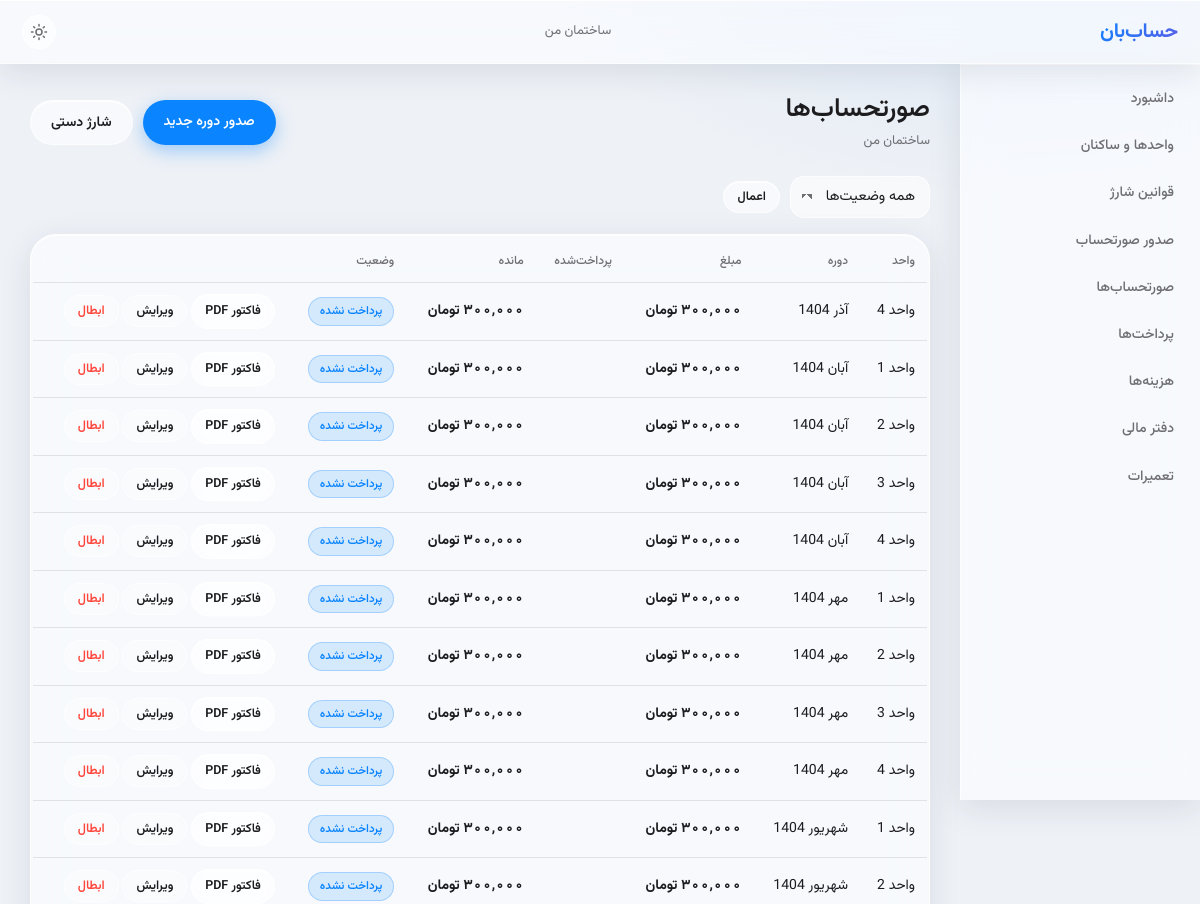
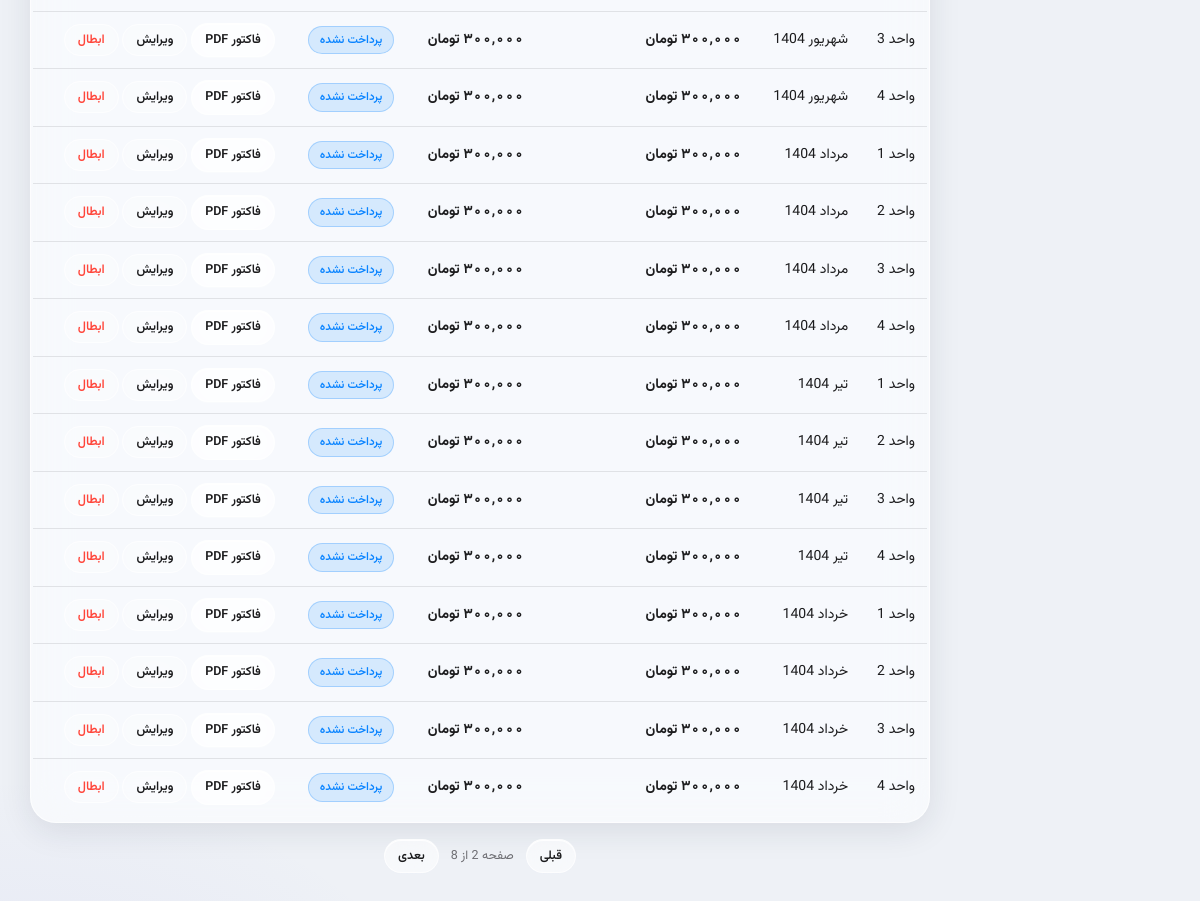
The page /billing/buildings/4/charges/?page=2 on the database its author committed (2 pictures, top to bottom).
### buildings/models.py (models this page shows, shortened)
class Building(models.Model):
    name = models.CharField(max_length=120)
    address = models.CharField(max_length=250, blank=True)
    created_at = models.DateTimeField(auto_now_add=True)
    class Meta:
        ordering = ["name"]

class Unit(models.Model):
    building = models.ForeignKey(Building, on_delete=models.CASCADE, related_name="units")
    number = models.CharField(max_length=10)
    area = models.DecimalField(max_digits=8, decimal_places=2, default=0)
    parking_count = models.PositiveSmallIntegerField(default=0)
    storage_count = models.PositiveSmallIntegerField(default=0)
    class Meta:
        ordering = ["building", "number"]
        constraints = [
            models.UniqueConstraint(fields=["building", "number"], name="unique_unit_number_per_building"),
        ]
        indexes = [models.Index(fields=["building"])]

### charges/models.py (models this page shows, shortened)
class Charge(models.Model):
    class Status(models.TextChoices):
        UNPAID = "unpaid", "پرداخت نشده"
        PARTIAL = "partial", "پرداخت جزئی"
        PAID = "paid", "پرداخت شده"
        CANCELLED = "cancelled", "ابطال شده"
    building = models.ForeignKey(Building, on_delete=models.CASCADE, related_name="charges")
    unit = models.ForeignKey(Unit, on_delete=models.CASCADE, related_name="charges")
    year = models.PositiveIntegerField()
    month = models.PositiveSmallIntegerField()
    total_amount = models.DecimalField(max_digits=14, decimal_places=2)
    status = models.CharField(max_length=10, choices=Status.choices, default=Status.UNPAID)
    created_at = models.DateTimeField(auto_now_add=True)
    class Meta:
        ordering = ["-year", "-month", "unit__number"]
        constraints = [
            models.UniqueConstraint(fields=["unit", "year", "month"], name="unique_billing_period_per_unit"),
        ]
        indexes = [
            models.Index(fields=["building", "year", "month"]),
            models.Index(fields=["unit", "status"]),
        ]

### charges/views.py (the view)
# urls.py: path("buildings/<int:building_pk>/charges/", views.charge_list, name="charge_list"),
def charge_list(request, building_pk):
    building = get_object_or_404(Building, pk=building_pk)
    status = request.GET.get("status") or ""
    charges = Charge.objects.filter(building=building).select_related("unit")
    if status:
        charges = charges.filter(status=status)
    charges = charges.annotate(paid=Sum("allocations__amount")).order_by("-year", "-month", "unit__number")
    paginator = Paginator(charges, 25)
    page = paginator.get_page(request.GET.get("page"))
    badge_by_status = {
        Charge.Status.UNPAID: ("unpaid", "پرداخت نشده"),
        Charge.Status.PARTIAL: ("partial", "پرداخت جزئی"),
        Charge.Status.PAID: ("paid", "پرداخت شده"),
        Charge.Status.CANCELLED: ("cancelled", "ابطال شده"),
    }
    for charge in page.object_list:
        paid = charge.paid or 0
        charge.remaining = charge.total_amount - paid
        charge.status_display = badge_by_status[charge.status]
        charge.period_label_fa = period_label(charge.year, charge.month)
        charge.editable = not charge.allocations.exists() and charge.status != Charge.Status.CANCELLED
    return render(request, "charges/charge_list.html", {
        "building": building,
        "page": page,
        "charges": page.object_list,
        "status": status,
        "statuses": Charge.Status.choices,
        "filter_query": f"status={status}" if status else "",
    })

### buildings/jalali.py (called while the page is built)
def to_fa_digits(value):
    return str(value).translate(FA_DIGITS)

### buildings/templatetags/fa_tags.py (called while the page is built)
@register.filter
def money(value):
    if value in (None, ""):
        return ""
    try:
        quantized = Decimal(value).quantize(Decimal("1"))
    except Exception:
        return to_fa_digits(value)
    return to_fa_digits(f"{quantized:,}")

@register.filter
def toman(value):
    amount = money(value)
    return f"{amount} تومان" if amount != "" else ""

### charges/services.py (called while the page is built)
def period_label(year, month):
    return f"{JALALI_MONTHS[month - 1]} {year}"

### templates/charges/charge_list.html (shortened to what this page needs)
{% extends "base.html" %}
{% load fa_tags %}
{% block content %}
<div class="page-head">
  <div><h1>صورتحساب‌ها</h1><p>{{ building.name }}</p></div>
  <div class="page-actions">
    <a class="btn btn-primary" href="{% url 'billing' building.pk %}">صدور دوره جدید</a>
    <button class="btn" hx-get="{% url 'charge_create' building.pk %}" hx-target="#modal-content">شارژ دستی</button>
  </div>
</div>
<form class="filters" method="get">
  <select name="status">
    <option value="">همه وضعیت‌ها</option>
  </select>
  <button class="btn btn-sm">اعمال</button>
</form>
<div class="table-wrap glass" style="padding: 6px 2px">
  <table class="table">
    <thead><tr><th>واحد</th><th>دوره</th><th>مبلغ</th><th>پرداخت‌شده</th><th>مانده</th><th>وضعیت</th><th></th></tr></thead>
    <tbody>
      {% for c in charges %}
      <tr>
        <td data-label="واحد">واحد {{ c.unit.number }}</td>
        <td data-label="دوره">{{ c.period_label_fa }}</td>
        <td data-label="مبلغ" class="num">{{ c.total_amount|toman }}</td>
        <td data-label="پرداخت‌شده" class="num">{{ c.paid|toman }}</td>
        <td data-label="مانده" class="num">{{ c.remaining|toman }}</td>
        <td data-label="وضعیت"><span class="badge badge-{{ c.status_display.0 }}">{{ c.status_display.1 }}</span></td>
        <td data-label="">
          <a class="btn btn-sm" href="{% url 'charge_invoice_pdf' c.pk %}" target="_blank">فاکتور PDF</a>
          {% if c.editable %}
          <button class="btn btn-sm btn-ghost" hx-get="{% url 'charge_edit' c.pk %}" hx-target="#modal-content">ویرایش</button>
          <button class="btn btn-sm btn-ghost btn-danger" hx-post="{% url 'charge_cancel' c.pk %}" hx-confirm="این شارژ ابطال شود؟">ابطال</button>
          {% endif %}
        </td>
      </tr>
      {% empty %}
      <tr><td colspan="7"><div class="empty">صورتحسابی ثبت نشده است.</div></td></tr>
      {% endfor %}
    </tbody>
  </table>
</div>
{% include "partials/pagination.html" %}
{% endblock %}

### templates/base.html (shortened to what this page needs)
{% load static %}<!doctype html>
<html lang="fa" dir="rtl">
<head>
<link rel="stylesheet" href="{% static 'css/app.css' %}">
</head>
<body>
<div class="app" hx-headers='{"X-CSRFToken": "{{ csrf_token }}"}'>
  <header class="topbar glass">
    <a class="brand" href="/">حساب‌بان</a>
    <span class="topbar-building">{% if building %}{{ building.name }}{% endif %}</span>
    <button class="icon-btn" id="theme-toggle" aria-label="تغییر پوسته" title="تغییر پوسته">
      <svg class="icon-sun" width="18" height="18" viewBox="0 0 24 24" fill="none" stroke="currentColor" stroke-width="2" stroke-linecap="round"><circle cx="12" cy="12" r="4"/><path d="M12 2v2M12 20v2M4.9 4.9l1.4 1.4M17.7 17.7l1.4 1.4M2 12h2M20 12h2M4.9 19.1l1.4-1.4M17.7 6.3l1.4-1.4"/></svg>
    </button>
  </header>
  <aside class="sidebar glass">
    <nav class="nav">
      {% if building %}
      <a class="nav-item" href="{% url 'building_dashboard' building.pk %}">داشبورد</a>
      <a class="nav-item" href="{% url 'unit_list' building.pk %}">واحدها و ساکنان</a>
      <a class="nav-item" href="{% url 'rule_list' building.pk %}">قوانین شارژ</a>
      <a class="nav-item" href="{% url 'billing' building.pk %}">صدور صورتحساب</a>
      <a class="nav-item" href="{% url 'charge_list' building.pk %}">صورتحساب‌ها</a>
      <a class="nav-item" href="{% url 'payment_list' building.pk %}">پرداخت‌ها</a>
      <a class="nav-item" href="{% url 'expense_list' building.pk %}">هزینه‌ها</a>
      <a class="nav-item" href="{% url 'ledger_list' building.pk %}">دفتر مالی</a>
      <a class="nav-item" href="{% url 'maintenance_list' building.pk %}">تعمیرات</a>
      {% else %}
      <a class="nav-item" href="{% url 'building_create' %}" hx-get="{% url 'building_create' %}" hx-target="#modal-content">ساختمان جدید</a>
      {% endif %}
    </nav>
  </aside>
  <main class="content">
    {% block content %}{% endblock %}
  </main>
</div>
</body>
</html>

### rows shown on the page
Building: name "ساختمان من"
Charge: unit.number "4", period_label_fa "آذر 1404", total_amount|toman "۳۰۰,۰۰۰ تومان", remaining|toman "۳۰۰,۰۰۰ تومان", status_display.1 "پرداخت نشده", shows "ویرایش"
Charge: unit.number "1", period_label_fa "آبان 1404", total_amount|toman "۳۰۰,۰۰۰ تومان", remaining|toman "۳۰۰,۰۰۰ تومان", status_display.1 "پرداخت نشده", shows "ویرایش"
Charge: unit.number "2", period_label_fa "آبان 1404", total_amount|toman "۳۰۰,۰۰۰ تومان", remaining|toman "۳۰۰,۰۰۰ تومان", status_display.1 "پرداخت نشده", shows "ویرایش"
Charge: unit.number "3", period_label_fa "آبان 1404", total_amount|toman "۳۰۰,۰۰۰ تومان", remaining|toman "۳۰۰,۰۰۰ تومان", status_display.1 "پرداخت نشده", shows "ویرایش"
Charge: unit.number "4", period_label_fa "آبان 1404", total_amount|toman "۳۰۰,۰۰۰ تومان", remaining|toman "۳۰۰,۰۰۰ تومان", status_display.1 "پرداخت نشده", shows "ویرایش"
Charge: unit.number "1", period_label_fa "مهر 1404", total_amount|toman "۳۰۰,۰۰۰ تومان", remaining|toman "۳۰۰,۰۰۰ تومان", status_display.1 "پرداخت نشده", shows "ویرایش"
Charge: unit.number "2", period_label_fa "مهر 1404", total_amount|toman "۳۰۰,۰۰۰ تومان", remaining|toman "۳۰۰,۰۰۰ تومان", status_display.1 "پرداخت نشده", shows "ویرایش"
Charge: unit.number "3", period_label_fa "مهر 1404", total_amount|toman "۳۰۰,۰۰۰ تومان", remaining|toman "۳۰۰,۰۰۰ تومان", status_display.1 "پرداخت نشده", shows "ویرایش"
Charge: unit.number "4", period_label_fa "مهر 1404", total_amount|toman "۳۰۰,۰۰۰ تومان", remaining|toman "۳۰۰,۰۰۰ تومان", status_display.1 "پرداخت نشده", shows "ویرایش"
Charge: unit.number "1", period_label_fa "شهریور 1404", total_amount|toman "۳۰۰,۰۰۰ تومان", remaining|toman "۳۰۰,۰۰۰ تومان", status_display.1 "پرداخت نشده", shows "ویرایش"
Charge: unit.number "2", period_label_fa "شهریور 1404", total_amount|toman "۳۰۰,۰۰۰ تومان", remaining|toman "۳۰۰,۰۰۰ تومان", status_display.1 "پرداخت نشده", shows "ویرایش"
Charge: unit.number "3", period_label_fa "شهریور 1404", total_amount|toman "۳۰۰,۰۰۰ تومان", remaining|toman "۳۰۰,۰۰۰ تومان", status_display.1 "پرداخت نشده", shows "ویرایش"
Charge: unit.number "4", period_label_fa "شهریور 1404", total_amount|toman "۳۰۰,۰۰۰ تومان", remaining|toman "۳۰۰,۰۰۰ تومان", status_display.1 "پرداخت نشده", shows "ویرایش"
Charge: unit.number "1", period_label_fa "مرداد 1404", total_amount|toman "۳۰۰,۰۰۰ تومان", remaining|toman "۳۰۰,۰۰۰ تومان", status_display.1 "پرداخت نشده", shows "ویرایش"
Charge: unit.number "2", period_label_fa "مرداد 1404", total_amount|toman "۳۰۰,۰۰۰ تومان", remaining|toman "۳۰۰,۰۰۰ تومان", status_display.1 "پرداخت نشده", shows "ویرایش"
Charge: unit.number "3", period_label_fa "مرداد 1404", total_amount|toman "۳۰۰,۰۰۰ تومان", remaining|toman "۳۰۰,۰۰۰ تومان", status_display.1 "پرداخت نشده", shows "ویرایش"
Charge: unit.number "4", period_label_fa "مرداد 1404", total_amount|toman "۳۰۰,۰۰۰ تومان", remaining|toman "۳۰۰,۰۰۰ تومان", status_display.1 "پرداخت نشده", shows "ویرایش"
Charge: unit.number "1", period_label_fa "تیر 1404", total_amount|toman "۳۰۰,۰۰۰ تومان", remaining|toman "۳۰۰,۰۰۰ تومان", status_display.1 "پرداخت نشده", shows "ویرایش"
Charge: unit.number "2", period_label_fa "تیر 1404", total_amount|toman "۳۰۰,۰۰۰ تومان", remaining|toman "۳۰۰,۰۰۰ تومان", status_display.1 "پرداخت نشده", shows "ویرایش"
Charge: unit.number "3", period_label_fa "تیر 1404", total_amount|toman "۳۰۰,۰۰۰ تومان", remaining|toman "۳۰۰,۰۰۰ تومان", status_display.1 "پرداخت نشده", shows "ویرایش"
Charge: unit.number "4", period_label_fa "تیر 1404", total_amount|toman "۳۰۰,۰۰۰ تومان", remaining|toman "۳۰۰,۰۰۰ تومان", status_display.1 "پرداخت نشده", shows "ویرایش"
Charge: unit.number "1", period_label_fa "خرداد 1404", total_amount|toman "۳۰۰,۰۰۰ تومان", remaining|toman "۳۰۰,۰۰۰ تومان", status_display.1 "پرداخت نشده", shows "ویرایش"
Charge: unit.number "2", period_label_fa "خرداد 1404", total_amount|toman "۳۰۰,۰۰۰ تومان", remaining|toman "۳۰۰,۰۰۰ تومان", status_display.1 "پرداخت نشده", shows "ویرایش"
Charge: unit.number "3", period_label_fa "خرداد 1404", total_amount|toman "۳۰۰,۰۰۰ تومان", remaining|toman "۳۰۰,۰۰۰ تومان", status_display.1 "پرداخت نشده", shows "ویرایش"
Charge: unit.number "4", period_label_fa "خرداد 1404", total_amount|toman "۳۰۰,۰۰۰ تومان", remaining|toman "۳۰۰,۰۰۰ تومان", status_display.1 "پرداخت نشده", shows "ویرایش"

### other values the page prints
{{ page.paginator.num_pages }} "8"
